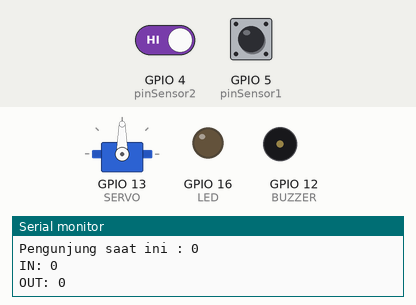
This sketch was run on a simulated ESP8266 (NodeMCU). Parts: servo, output pins drawn as LEDs (lit = HIGH), buzzer (waves = sounding, pin HIGH), the last lines printed to the serial monitor. The test bench sets the inputs (shaded band); at power-on: GPIO 5 (pinSensor1) HIGH, GPIO 4 (pinSensor2) HIGH. WiFi joins after 1.5 s; servers stay silent unless stated.

Above: at 2.7 s.
2.8 s: GPIO 5 (pinSensor1) driven LOW
At 3.9 s:
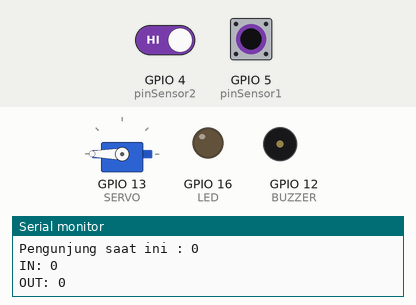
7.8 s: GPIO 5 (pinSensor1) driven HIGH
At 9.5 s:
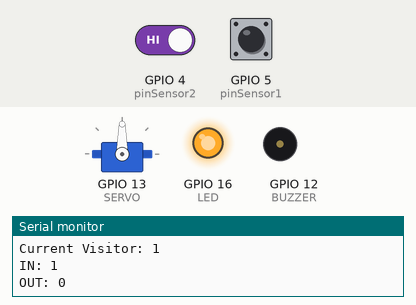
10.5 s: GPIO 4 (pinSensor2) driven LOW
At 12.2 s:
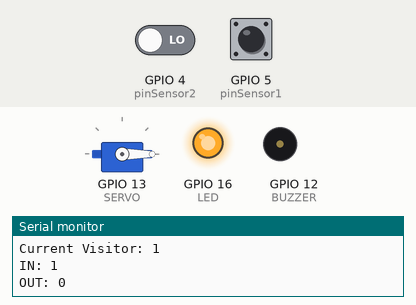
15.5 s: GPIO 5 (pinSensor1) driven LOW
At 16.9 s:
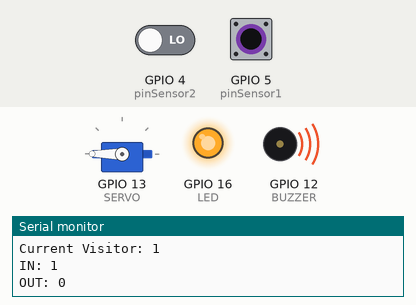
20.5 s: GPIO 4 (pinSensor2) driven HIGH
At 21.9 s:
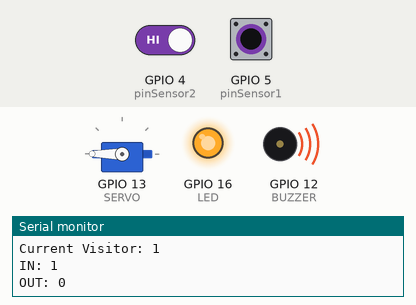
25.5 s: GPIO 5 (pinSensor1) pulsed HIGH 2 times (0.12 s each, 0.3 s apart)
At 26.0 s:
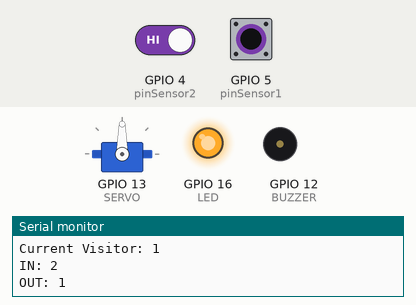
Timing chart, 0 to 32.1 s (numbered marks = the images above; inputs shaded):
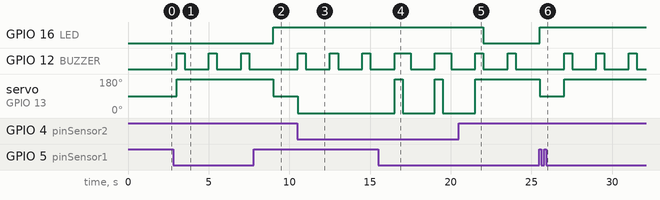

Measured:
- after the input at 2.8 s, GPIO 12 (BUZZER): alternates HIGH for 0.50 s and LOW for 1.5 s, starting after 0.21 s; servo on GPIO 13 (SERVO): 90° → 180° after 0.21 s
- after the input at 7.8 s, GPIO 16 (LED): LOW → HIGH after 1.2 s; GPIO 12 (BUZZER): stays LOW (without the input it goes to HIGH after 1.2 s); servo on GPIO 13 (SERVO): 180° → 90° after 1.2 s
- after the input at 10.5 s, GPIO 12 (BUZZER): alternates HIGH for 0.50 s and LOW for 1.5 s, starting at once; servo on GPIO 13 (SERVO): 90° → 0° at once
- after the input at 15.5 s, servo on GPIO 13 (SERVO): alternates 180° for 0.50 s and 0° for 2.0 s, starting after 1.0 s
- after the input at 20.5 s, GPIO 16 (LED): HIGH → LOW after 1.5 s; servo on GPIO 13 (SERVO): goes on until 21.5 s, then stays 180°
- after the input at 25.5 s, GPIO 16 (LED): LOW → HIGH at once; servo on GPIO 13 (SERVO): 180° → 90° at once, → 180° 1.5 s later

The sketch:

Monitoring_visitor.ino
```cpp
#include <Servo.h>
#define CAYENNE_PRINT Serial
#include <CayenneMQTTESP8266.h>


char ssid [] = "REALME";
char pass [] = "12344321";
char username[] = "37bc6d90-03d0-11ed-8df2-dd50487e509b";
char password[] = "23af12416688b110b221c6c7279eb6b8ac0e2276";
char clientID[] = "7eecb240-096d-11ed-bbc1-5d0b0fa0a668";


const int pinSensor1 = 5;
const int pinSensor2 = 4;
int LED = 16;
int BUZZER = 12;
int hitung1 = 0;
int hitung2 = 0;
int kondisi1 = 0;
int kondisi2 = 0;
int status1;
int status2;
int visitor;
Servo SERVO;

void setup() {
  pinMode(pinSensor1, INPUT);
  pinMode(pinSensor2, INPUT);
  pinMode(BUZZER, OUTPUT);
  pinMode(LED, OUTPUT);
  SERVO.attach(13);
  SERVO.write(90);
  Serial.begin(115200);
  Cayenne.begin(username, password, clientID, ssid, pass);
}

void loop() {
  hitung1 = constrain(hitung1, 0, 1000);
  hitung2 = constrain(hitung2, 0, 1000);
  status1 = digitalRead(pinSensor1);
  status2 = digitalRead(pinSensor2);

  if (status1 == LOW){
    hitung1 = hitung1;
     kondisi1 = 1;
     SERVO.write(180);
     digitalWrite(BUZZER, HIGH);
     delay (500);
     digitalWrite(BUZZER, LOW);
  }else{
    SERVO.write(90);
  }
  if (status2 == LOW && visitor >0){
    hitung2 = hitung2;
    kondisi2 = 1;
    SERVO.write(0);
    digitalWrite(BUZZER, HIGH);
    delay(500);
    digitalWrite(BUZZER, LOW);
  }
  if (status2 == LOW && visitor <0){
    SERVO.write(90);
  }else if (status1 == HIGH && kondisi1 == 1){
    hitung1 += 1;
    kondisi1 = 0;
  }else if (status2 == HIGH && kondisi2 == 1){
    hitung2 += 1;
    kondisi2 = 0;
  }else if (status1 == LOW && kondisi1 == 0){
    hitung1 = hitung1;
    kondisi1 = 0;
  }else if (status2 == LOW && kondisi2 == 0){
    hitung2 = hitung2;
    kondisi2 = 0;
  }else{
    hitung1 = hitung1;
    hitung2 = hitung2;
  }
  visitor = hitung1-hitung2;
  visitor = constrain(visitor,0,1000);


  if (visitor <= 0){
    digitalWrite(LED, LOW);
    digitalWrite(BUZZER, LOW);
    Serial.println("Tidak ada pengunjung! Matikan lampu dan tutup pintu");
    Serial.print("Pengunjung saat ini : ");
    Serial.println(visitor);
    Serial.print("IN: ");
    Serial.println(hitung1);
    Serial.print("OUT: ");
    Serial.println(hitung2);
    delay(500);
  }else{
    digitalWrite(LED, HIGH);
    digitalWrite(BUZZER, LOW);
    Serial.print("Current Visitor: ");
    Serial.println(visitor);
    Serial.print("IN: ");
    Serial.println(hitung1);
    Serial.print("OUT: ");
    Serial.println(hitung2);
    delay(500);
  }
  if (WiFi.status() != WL_CONNECTED){
    Serial.print("Attempting to connect to SSID: ");
    Serial.println(ssid);
    while(WiFi.status() != WL_CONNECTED){
      WiFi.begin(ssid, pass);
      Serial.print(",");

      Serial.println("\nConnected,");
    }
  }

  Cayenne.virtualWrite(0, visitor);
  Cayenne.virtualWrite(1, hitung1);
  Cayenne.virtualWrite(2, hitung2);
  Cayenne.loop();

}
```
